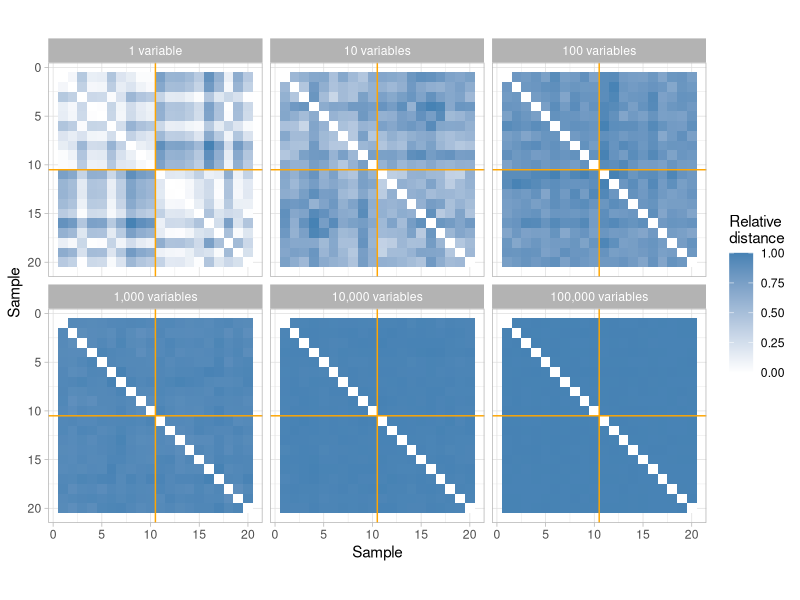
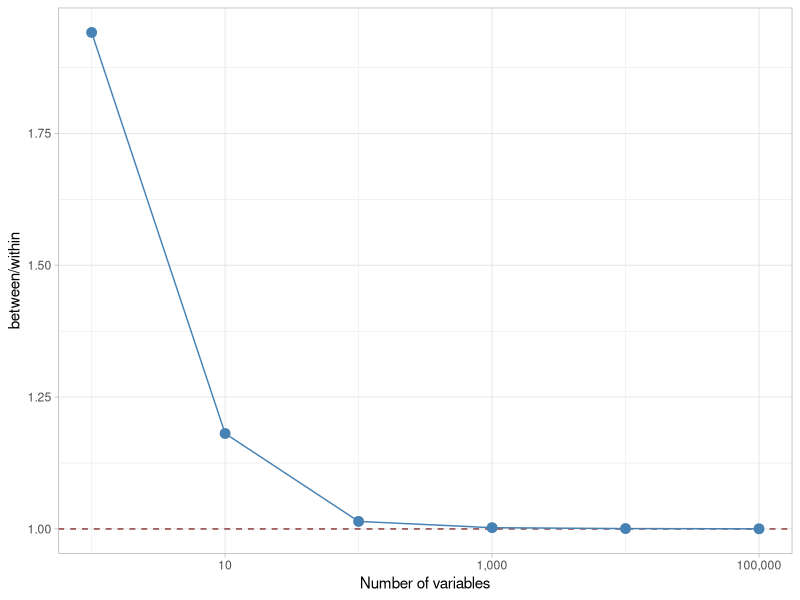

Recreate these plots in R, in order.
## ---- chunk 1
knitr::opts_chunk$set(echo = TRUE, warning = FALSE, message = FALSE)
library(tidyverse)
set.seed(123)
## ---- chunk 2
n_per_group <- 10
delta <- 2
nvars <- 10^(0:5)
## ---- chunk 3
group <- rep(c("A", "B"), each = n_per_group)

## first column: the biomarker; the remaining nvar - 1 columns: noise
make_dm <- function(nvar) {
  biomarker <- rnorm(2 * n_per_group, mean = ifelse(group == "B", delta, 0))
  noise <- matrix(rnorm(2 * n_per_group * (nvar - 1)), nrow = 2 * n_per_group)
  cbind(biomarker, noise)
}

curse <- tibble(nvar = nvars) |>
  mutate(DM = map(nvar, make_dm))

curse
## ---- chunk 4
curse <- curse |>
  mutate(D = map(DM, \(m) as.matrix(dist(m))))
## ---- chunk 5
## from matrix to long table: one row per pair of samples
to_long <- function(d) {
  tibble(s1 = as.vector(row(d)), s2 = as.vector(col(d)), dist = as.vector(d / max(d)))
}

curse |>
  mutate(long = map(D, to_long),
         nvar = paste(scales::label_comma()(nvar), if_else(nvar == 1, "variable", "variables")),
         nvar = fct_inorder(nvar)) |>
  dplyr::select(nvar, long) |>
  unnest(long) |>
  ggplot(aes(x = s1, y = s2, fill = dist)) +
  geom_tile() +
  geom_hline(yintercept = n_per_group + 0.5, colour = "orange") +
  geom_vline(xintercept = n_per_group + 0.5, colour = "orange") +
  scale_fill_gradient(low = "white", high = "steelblue", limits = c(0, 1)) +
  scale_y_reverse() +
  facet_wrap(vars(nvar)) +
  coord_equal() +
  labs(x = "Sample", y = "Sample", fill = "Relative\ndistance") +
  theme_light()
## ---- chunk 6
between_within <- function(d) {
  ut <- upper.tri(d)
  same <- outer(group, group, "==")
  mean(d[ut & !same]) / mean(d[ut & same])
}

curse <- curse |>
  mutate(bw = map_dbl(D, between_within))

curse |> dplyr::select(nvar, bw)
## ---- chunk 7
curse |>
  ggplot(aes(x = nvar, y = bw)) +
  geom_hline(yintercept = 1, colour = "#8B3A3A", linetype = "dashed") +
  geom_line(colour = "steelblue") +
  geom_point(colour = "steelblue", size = 3) +
  scale_x_log10(labels = scales::label_comma()) +
  labs(x = "Number of variables", y = "between/within") +
  theme_light()
## ---- chunk 8
make_dm_all <- function(nvar) {
  matrix(rnorm(2 * n_per_group * nvar, mean = ifelse(group == "B", delta, 0)),
         nrow = 2 * n_per_group)
}

curse_all <- tibble(nvar = nvars) |>
  mutate(D = map(nvar, \(p) as.matrix(dist(make_dm_all(p)))),
         bw = map_dbl(D, between_within))

curse_all |> dplyr::select(nvar, bw)
## ---- chunk 9
make_dm_bio <- function(nvar, n_bio) {
  n_bio <- min(n_bio, nvar)
  bio <- matrix(rnorm(2 * n_per_group * n_bio, mean = ifelse(group == "B", delta, 0)),
                nrow = 2 * n_per_group)
  noise <- matrix(rnorm(2 * n_per_group * (nvar - n_bio)), nrow = 2 * n_per_group)
  cbind(bio, noise)
}

bio10 <- tibble(nvar = nvars) |>
  mutate(D = map(nvar, \(p) as.matrix(dist(make_dm_bio(p, n_bio = 10)))),
         bw = map_dbl(D, between_within))

bio10 |> dplyr::select(nvar, bw)
